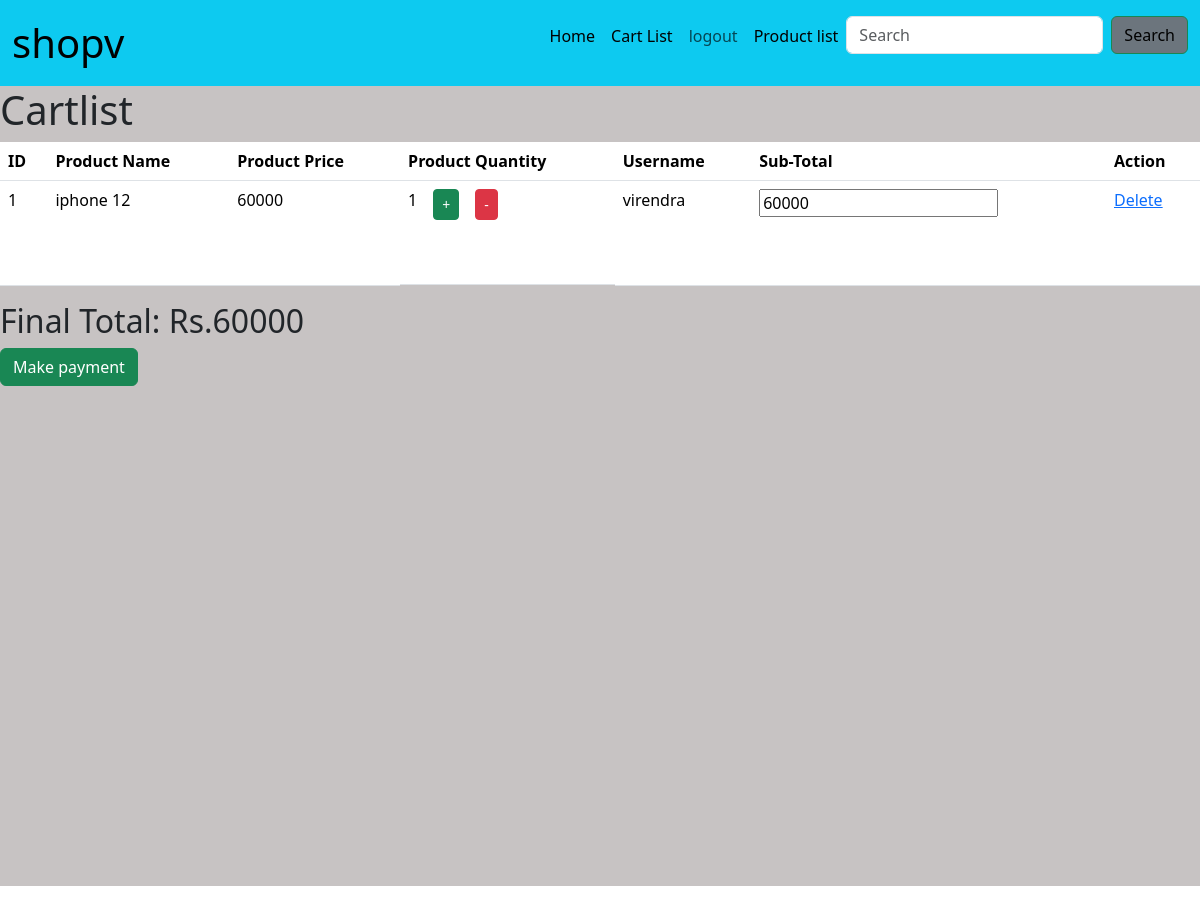
Before: /cartlist (signed in) with the older database file.
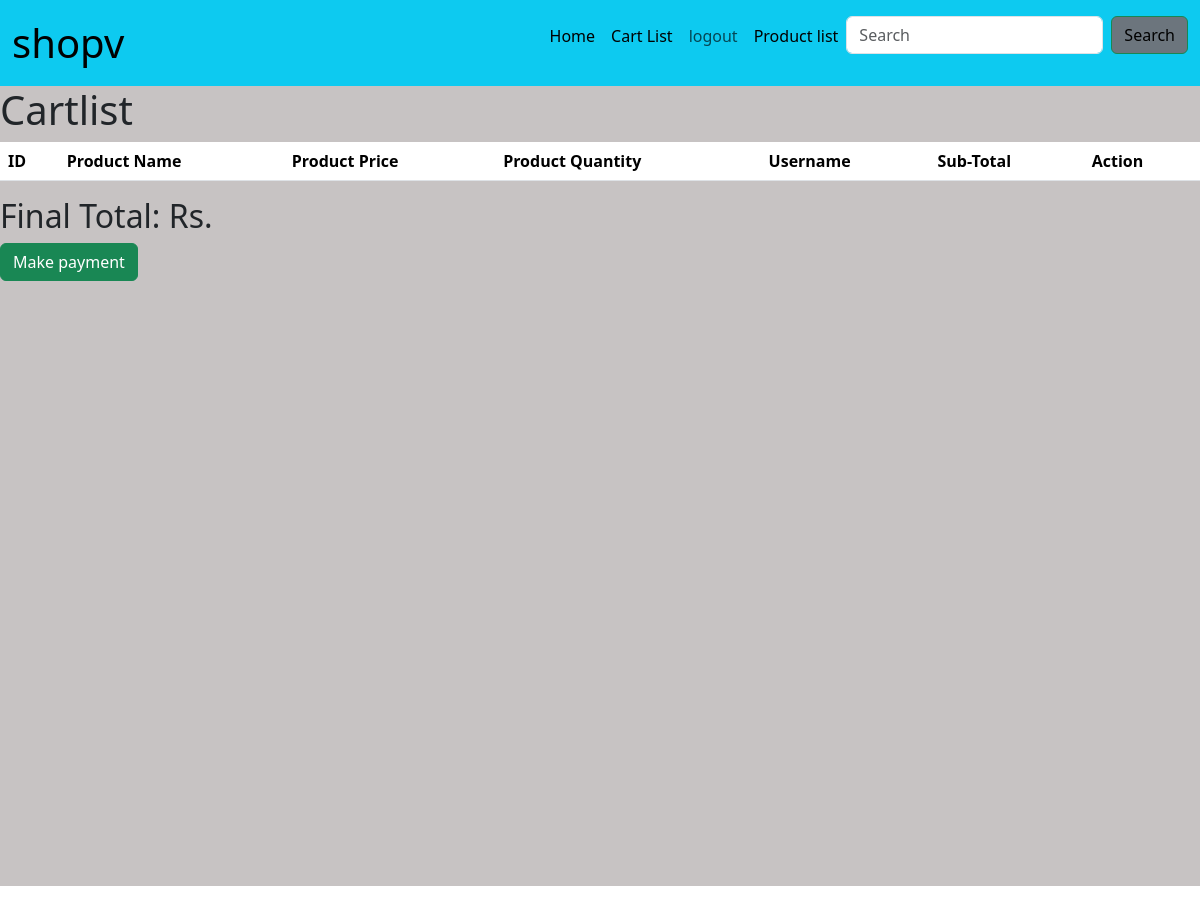
After: the same page with the newer database file.
### shopapp/models.py (models this page shows)
class Cart(models.Model):
    user=models.ForeignKey(User,on_delete=models.CASCADE)
    product=models.ForeignKey(Product,on_delete=models.CASCADE)
    quantity = models.PositiveIntegerField(default=1)
    class Meta:
        db_table='cart'

class Product(models.Model):
    Img=models.ImageField(upload_to='image',default='')
    p_name=models.CharField(max_length=30)
    p_price=models.IntegerField()
    p_description=models.TextField(max_length=300)
    Category=models.ForeignKey(Category,on_delete=models.CASCADE)
    user=models.ForeignKey(User,on_delete=models.CASCADE,null=True,blank=True)
    class Meta:
        db_table='product'

### shopapp/views.py (the view)
# urls.py: path('cartlist',v.cart_list,name='cart_list'),
def cart_list(request):
    uid = request.session.get('uid')
    print(uid)
    if uid is None:
        return redirect('/login')  # Replace with your actual login view name
    cl = Cart.objects.filter(user_id=uid)
    total_price = sum((item.product.p_price) * item.quantity for item in cl)
    final_price = total_price
    if final_price < 100:
        return render(request, 'cartlist.html', {
            'cl': cl,
            'error': 'Order amount is too low. Please add more items to your cart.'
        })
    context={'cl':cl,'total_price': total_price,'final_price': final_price,}
    return render(request, 'cartlist.html', context)

### shopapp/templates/cartlist.html (shortened to what this page needs)
{%include 'navbar.html'%}
{%load static%}
<div class="main">
<h1>Cartlist</h1>
<table class="table">
    <tr>
        <th>ID</th>
        <th>Product Name</th>
        <th>Product Price</th>
        <th>Product Quantity</th>
        <th>Username</th>
        <th>Sub-Total</th>
        <th>Action</th>
    </tr>
    {%for i in cl%}
    <tr>
        <td>{{i.product.id}}</td>
        <td>{{i.product.p_name}}</td>
        <td>{{i.product.p_price}}</td>
        <td class="d-flex pb-5 gap-3">{{i.quantity}}
        <form method="post" action="{% url 'shopapp:update_cart' i.id 'increase' %}">
            <button type="submit" class="btn btn-success btn-sm">+</button>
        </form>
        <form method="post" action="{% url 'shopapp:update_cart' i.id 'decrease' %}">
            <button type="submit" class="btn btn-danger btn-sm">-</button>
        </form>
        </td>
        <td>{{i.user.username}}</td>
        <td><input type="text" class="subtotal" value="{% widthratio i.product.p_price 1 i.quantity %}" readonly></td>
        <td><a href="delete/{{i.id}}" class="delete-button">Delete</a></td>
    </tr>
    {% endfor %}
</table>
<h2 id="total">Final Total: Rs.<span id="total-value">{{final_price}}</span></h2>
<a class="btn btn-success" href="/payment">Make payment</a>
</div>

Changed rows visible on the page:
removed Cart: product.id "1", product.p_name "iphone 12", product.p_price "60000", quantity "1", user.username "virendra", product+quantity "60000"
Other visible differences:
{{ final_price }}: "60000" → (not shown)
